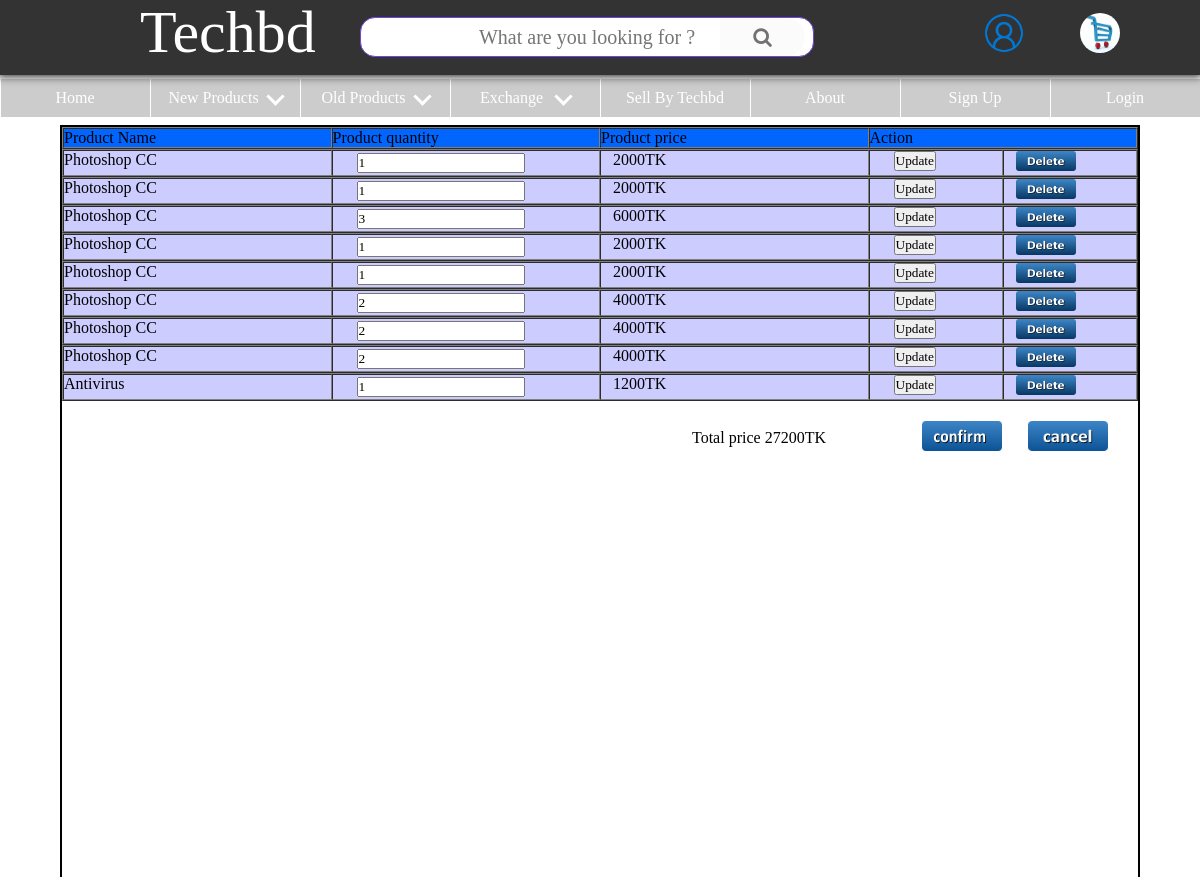
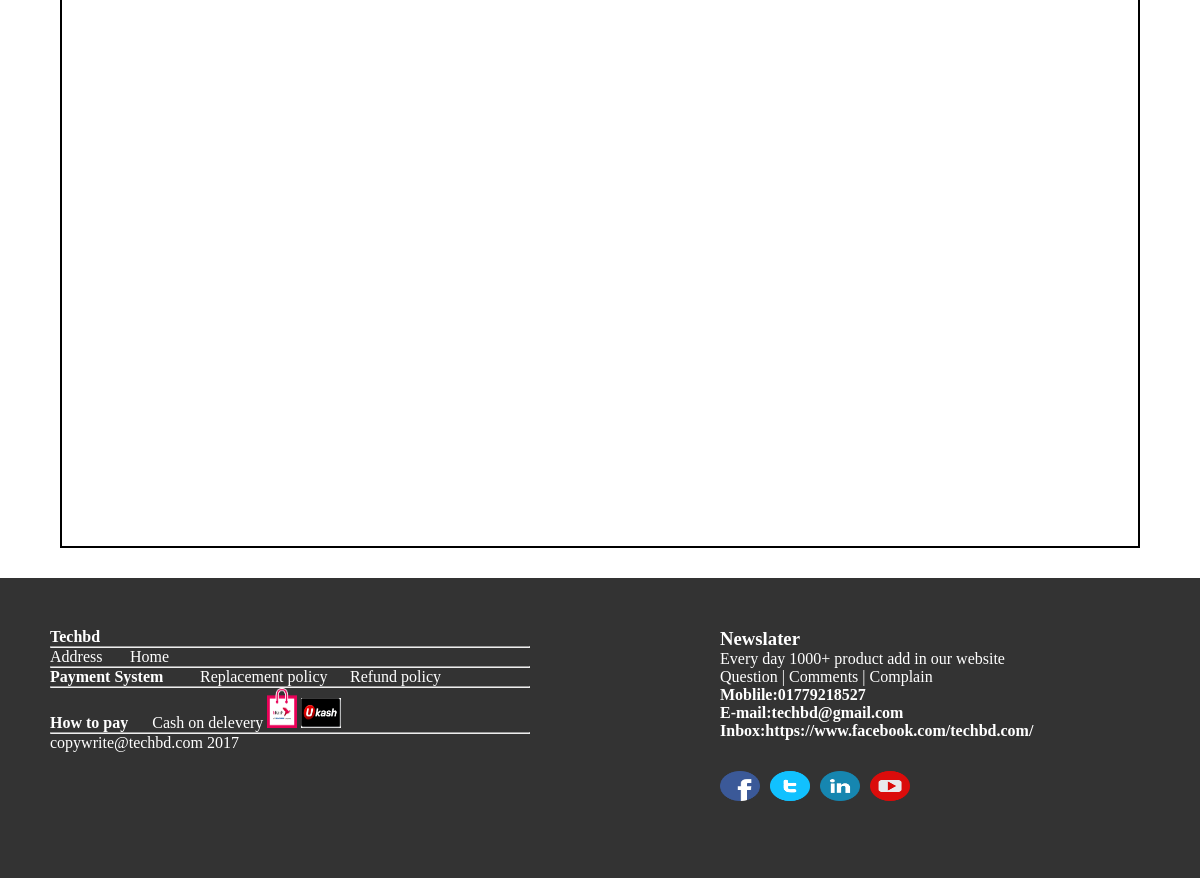
/user/order.php (signed in), run on the app's committed database (2 pictures, top to bottom).
### tables this page shows
CREATE TABLE `order` (
  `o_id` int(10) NOT NULL,
  `cu_id` int(10) NOT NULL,
  `p_id` varchar(10) NOT NULL,
  `p_name` varchar(255) NOT NULL,
  `quantity` varchar(255) NOT NULL,
  `t_price` varchar(30) NOT NULL,
  `d_address` varchar(255) NOT NULL,
  `status` varchar(2) NOT NULL,
  `p_status` varchar(30) NOT NULL
);

### login/session.php (called while the page is built, shortened)
<?php
include("connect.php");
$user_check=$_SESSION['login_user'];
$sql="SELECT*FROM userinfo WHERE username='$user_check'";
$result=mysqli_query($myconn,$sql);
$row=mysqli_fetch_assoc($result);
$id=$row['cu_id'];
?>

### user/order.php (the view, shortened to what this page needs)
<?php
include("../login/session.php");
?>
<!DOCTYPE HTML PUBLIC "-//W3C//DTD HTML 4.01//EN" "http://www.w3.org/TR/html4/strict.dtd">
<html lang="en">
<head>
<link rel="stylesheet" href="https://cdnjs.cloudflare.com/ajax/libs/font-awesome/4.6.3/css/font-awesome.min.css">
<link rel="stylesheet" href="style5.css" type="text/css">
<link rel="stylesheet" type="text/css" href="../style.css">
<link rel="stylesheet" type="text/css" href="style1.css">
</head>
<body>
<div id="container1">
<header>
		<?php
			include('head.php');
		?>
	</header>
<?php
			include('user_menu.php');
?>
<div id="display1">
<?php
include("../db/config.php");
$sql1='SELECT * FROM `order` WHERE cu_id='.$id.' AND status=1 ORDER BY o_id DESC  ';
$query=mysqli_query($myconn,$sql1);
echo'<table width="100%" border="1px" bgcolor="#0066FF" cellspacing="0" cellpadding="6">
<td width="20%" valign="top"> Product Name</td>
<td width="20%" valign="top"> Product quantity</td>
<td width="20%" valign="top">Product price  </td>
<td width="20%" valign="top">Action  </td>
</tr></table>';
$grantt=0;
while($row=mysqli_fetch_array($query) ) {
$id1= $row['p_id'];
$pname= $row['p_name'];
$price= $row['t_price'];
$qt= $row['quantity'];
$grantt=$grantt+$price;
echo'
<table width="100%" border="1px bordercolor="#0033FF"" bgcolor="#CCCCFF" cellspacing="0" cellpadding="6">
<tr>
 	<td width="20%" valign="top">'.$pname.' </td>
	<form action="edit_qt.php?id='.$id1.'" method="post" enctype="multipart/form-data">
	<input type="hidden" value="'.$id1.'" name="p_id">
	<td width="20%">&nbsp;&nbsp;&nbsp;&nbsp;&nbsp;&nbsp;<input type="number" value="'.$qt.'" name="qtnup" </td>
	<td width="20%" valign="top"> &nbsp;&nbsp;&nbsp;'.$price.'TK </td>
	<td width="10%" valign="top"> &nbsp;&nbsp;&nbsp;&nbsp;&nbsp;&nbsp<input type="submit" name="btn_upload" button id="addnewprouct" value="Update"   ></button> </td></form>
	<form action="delete_pt.php?id='.$id1.'" method="post" enctype="multipart/form-data">
	<td width="10%" valign="top"> &nbsp;&nbsp;&nbsp;<input type="image" src="../image/button_delete.png" width="60px" height="20px" "> </td>
	</form>
</tr>
</table>';
}
?>
<table>
<td > &nbsp;&nbsp;&nbsp;&nbsp;&nbsp;&nbsp;&nbsp;&nbsp;&nbsp;&nbsp;&nbsp;&nbsp; &nbsp;&nbsp;&nbsp;&nbsp; &nbsp;&nbsp;&nbsp;&nbsp; &nbsp;&nbsp;&nbsp;&nbsp; &nbsp;&nbsp;&nbsp;&nbsp; &nbsp;&nbsp;&nbsp;&nbsp; &nbsp;&nbsp;&nbsp;&nbsp; &nbsp;&nbsp;&nbsp;&nbsp; &nbsp;&nbsp;&nbsp;&nbsp; &nbsp;&nbsp;&nbsp;&nbsp;  &nbsp;&nbsp;&nbsp;&nbsp; &nbsp;&nbsp;&nbsp;&nbsp; &nbsp;&nbsp;&nbsp;&nbsp; &nbsp;&nbsp;&nbsp;&nbsp; &nbsp;&nbsp;&nbsp;&nbsp; &nbsp;&nbsp;&nbsp;&nbsp; &nbsp;&nbsp;&nbsp;&nbsp; &nbsp;&nbsp;&nbsp;&nbsp; &nbsp;&nbsp;&nbsp;&nbsp; &nbsp;&nbsp;&nbsp;&nbsp; &nbsp;&nbsp;&nbsp;&nbsp; &nbsp;&nbsp;&nbsp;&nbsp; &nbsp;&nbsp;&nbsp;&nbsp; &nbsp;&nbsp;&nbsp;&nbsp; &nbsp;&nbsp;&nbsp;&nbsp; &nbsp;&nbsp;&nbsp;&nbsp; &nbsp;&nbsp;&nbsp;&nbsp; &nbsp;&nbsp;&nbsp;&nbsp; &nbsp;&nbsp;&nbsp;&nbsp; &nbsp;&nbsp;&nbsp;&nbsp;Total price  <?php echo''.$grantt.''?>TK </td>&nbsp;&nbsp;&nbsp;&nbsp;&nbsp;&nbsp;&nbsp;&nbsp;&nbsp;&nbsp;&nbsp;&nbsp;&nbsp;&nbsp;&nbsp;&nbsp;
<td width="10%" valign="top"><a href="payment.php?id=<?php echo''.$grantt.''; ?>" style="color:green;"> &nbsp;&nbsp;&nbsp;&nbsp;&nbsp;&nbsp;<img src="../image/button_confirm.png"  width="80px" height="30px" />
<td width="10%" valign="top"><a href="deleteod.php?id=<?php echo''.$id.''; ?>"style="color:red;">&nbsp;&nbsp;&nbsp;&nbsp;&nbsp;&nbsp;<input type="image" src="../image/button_cancel.png" width="80px" height="30px"  onclick="return del()"> </td></a>
</table>
</div>
<div id="footer1">
<div id="pt1">
<b>Techbd </b><hr> &nbsp;&nbsp;&nbsp;&nbsp; <div id="f1"><p><a href="../f_page/address.php">Address</a> </div><div id="f2"><a href="../home.php"> Home </a></div>
<hr />
<b>Payment System </b> &nbsp;&nbsp;&nbsp;&nbsp <div id="f4"><a href="../f_page/replace&refund.php">Replacement policy</a> </div><div id="f5"> <a href="../f_page/replace&refund.php">Refund policy</a></div>
<hr />
<b>How to pay </b> &nbsp;&nbsp;&nbsp;&nbsp Cash on delevery <img src="../image/bkash_logo.png" id="pay" width="30px" height="40px" />
 <img src="../image/120716173707_UKashLogo2.jpg" id="pay" width="40px" height="30px" />
<br /><hr />
<p>copywrite@techbd.com 2017</p>
</div>
<div id="pr2">
<h3>Newslater</h3>
<p>Every day 1000+ product add in our website</p>
<p>Question | Comments | Complain</p>
<p><b>Moblile:01779218527</b></p>
<p><b>E-mail:techbd@gmail.com</b></p>
<p><a href="https://www.facebook.com/techbdcom-307315119754596/"><b>Inbox:https://www.facebook.com/techbd.com/</b></a></p>
<div id="fb">
<a href="https://www.facebook.com/techbdcom-307315119754596/"><img src="../image/Facebook_Home_logo_old.svg.png"  width="40px" height="30px" /></a>
</div>
<div id="tw">
<a href="https://twitter.com/"><img src="../image/Twitter.png" width="40px" height="30px" /></a>
</div>
<div id="lkd">
<a href="https://www.linkedin.com/"><img src="../image/Linkedin_circle.svg_.png" width="40px" height="30px" /></a>
</div>
<div id="ut">
<a href="https://www.youtube.com/"><img src="../image/youtube-icon-logo-05A29977FC-seeklogo.com.png" width="40px" height="30px" /></a>
</div>
</div>
</div>
</div>
</body>
</html>

### user/style5.css (style rules this page uses)
body { font-family: 'Rubik', sans-serif; background:#BBBBBB; }
header { width:100%; height:75px; background:#333; box-shadow:0px 0px 8px 2px #333; position:fixed; z-index:99999; top:0px; left:0px; }

### style.css (style rules this page uses)
* { margin:0; padding:0; list-style-type:none; font-family:"Times New Roman", Times, serif; }
#container1 { width:100%; height:1700px; background-color:#FFF; position:absolute; }
#footer1 { top: 1455px; width: 100%; height: 300px; position: absolute; background-color: #333; }
#pt1 { top:50px; width:40%; margin-left:50px; color:#FFF; position:absolute; }
#pr2 { top:50px; width:40%; margin-left:60%; color:#FFF; position:absolute; }
#display1 { top:125px; width:90%; height:1300px; background-color:#FFF; position:absolute; margin-left:5%; border:2px solid; display: inline-block; box-sizing:border-box; }
#fb { top: 143px; position: absolute; }
#tw { top: 143px; left: 50px; position: absolute; }
#lkd { top: 143px; left: 100px; position: absolute; }
#ut { top: 143px; left: 150px; position: absolute; }
#f1 { top: 20px; left: 0px; position: absolute; }
#f2 { top: 20px; left: 80px; position: absolute; }
#f4 { top: 40px; left: 150px; position: absolute; }
#f5 { top: 40px; left: 300px; position: absolute; }
a { display:block; color:#FFF; text-decoration:none; }

### data on the page
order: p_name "Photoshop CC", qtnup "1", t_price "2000"
order: p_name "Photoshop CC", qtnup "1", t_price "2000"
order: p_name "Photoshop CC", qtnup "3", t_price "6000"
order: p_name "Photoshop CC", qtnup "1", t_price "2000"
order: p_name "Photoshop CC", qtnup "1", t_price "2000"
order: p_name "Photoshop CC", qtnup "2", t_price "4000"
order: p_name "Photoshop CC", qtnup "2", t_price "4000"
order: p_name "Photoshop CC", qtnup "2", t_price "4000"
order: p_name "Antivirus", qtnup "1", t_price "1200"

### other printed values
$grantt "27200"
